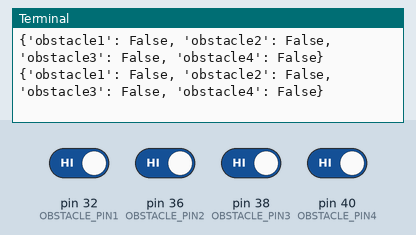
This program was run on a simulated Raspberry Pi (header pin numbers). Parts: the last lines printed to the terminal. The inputs (shaded band) are chosen by the test bench; at power-on: pin 32 (OBSTACLE_PIN1), pin 36 (OBSTACLE_PIN2), pin 38 (OBSTACLE_PIN3), pin 40 (OBSTACLE_PIN4) HIGH.

Above: at 1.2 s.
1.3 s: pin 32 (OBSTACLE_PIN1) driven LOW
At 1.56 s:
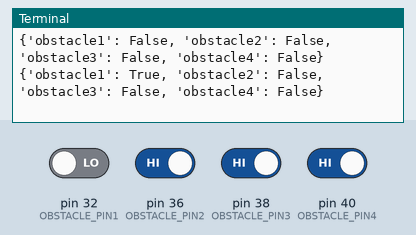
2.9 s: pin 36 (OBSTACLE_PIN2) driven LOW
At 3.17 s:
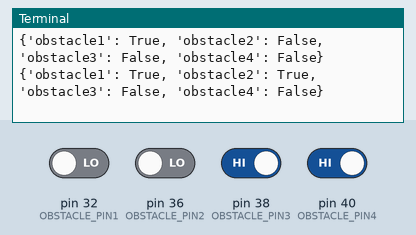
4.5 s: pin 38 (OBSTACLE_PIN3) driven LOW
At 4.78 s:
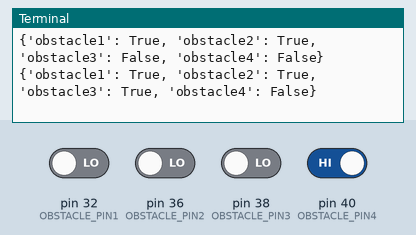
6.1 s: pin 40 (OBSTACLE_PIN4) driven LOW
At 6.38 s:
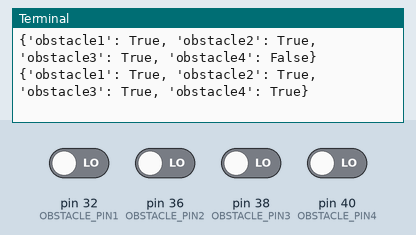
7.7 s: pin 32 (OBSTACLE_PIN1) driven HIGH
At 7.99 s:
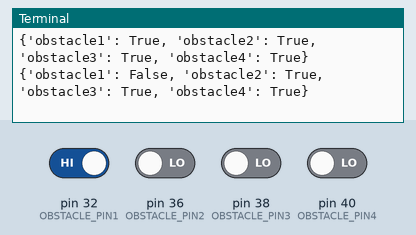
9.3 s: pin 36 (OBSTACLE_PIN2) driven HIGH
At 9.6 s:
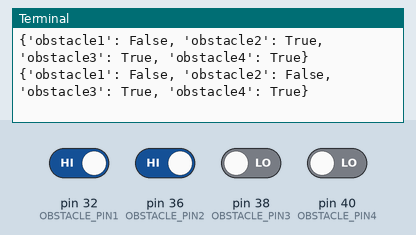

Measured:
- after the input at 1.3 s, the terminal: prints a new line after 0.11 s (image 1)
- after the input at 2.9 s, the terminal: prints a new line after 0.11 s (image 2)
- after the input at 4.5 s, the terminal: prints a new line after 0.12 s (image 3)
- after the input at 6.1 s, the terminal: prints a new line after 0.13 s (image 4)
- after the input at 7.7 s, the terminal: prints a new line after 0.13 s (image 5)
- after the input at 9.3 s, the terminal: prints a new line after 0.14 s (image 6)

The program:

obstacle.py
```python
#!/usr/bin/env python3
# -*- coding:utf-8 -*-
import time
import RPi.GPIO as GPIO
import datetime as dt
import json
import config as CFG

GPIO.setmode(GPIO.BOARD)
GPIO.setwarnings(False)

# obstacle sensors pin
PIN1 = CFG.OBSTACLE_PIN1
PIN2 = CFG.OBSTACLE_PIN2
PIN3 = CFG.OBSTACLE_PIN3
PIN4 = CFG.OBSTACLE_PIN4
GPIO.setup(PIN1, GPIO.IN)
GPIO.setup(PIN2, GPIO.IN)
GPIO.setup(PIN3, GPIO.IN)
GPIO.setup(PIN4, GPIO.IN)


def has_obstacle(pin):
    return GPIO.input(pin) == False


def has_obstacles():
    obstacle1 = has_obstacle(PIN1)
    obstacle2 = has_obstacle(PIN2)
    obstacle3 = has_obstacle(PIN3)
    obstacle4 = has_obstacle(PIN4)
    value = {'obstacle1': obstacle1, "obstacle2": obstacle2, "obstacle3": obstacle3, "obstacle4": obstacle4}
    # print( "obstacles: %s %s %s %s "%(obstacle1, obstacle2, obstacle3, obstacle4))
    # value=json.dumps(value, ensure_ascii=False)
    return value


if __name__ == "__main__":
    while 1:
        time.sleep(0.2)
        value = has_obstacles()
        print(value)
```

config.py
```python
#!/usr/bin/env python3
# -*- coding:utf-8 -*-

# obstacle sensors pin
OBSTACLE_PIN1 = 32
OBSTACLE_PIN2 = 36
OBSTACLE_PIN3 = 38
OBSTACLE_PIN4 = 40

# wheel pin
WHEEL_PIN1 = 11
WHEEL_PIN2 = 12
WHEEL_PIN3 = 15
WHEEL_PIN4 = 16
WHEEL_ENA = 35
WHEEL_ENB = 37

# print( PIN1,PIN2,PIN3,PIN4)
WHEEL_UNLIMITED_TIME = 5
WHEEL_FREQ = 10
WHEEL_DUTY = 30

# ultrasound
# send
ULTRASOUND_PIN1 = 33
# echo
ULTRASOUND_PIN2 = 31

# Motion detect
MOTION_PIN = 26

# Servo, rotate the angel for camera
SERVO_PIN = 5

# Relay
RELAY_PIN = 24
```
